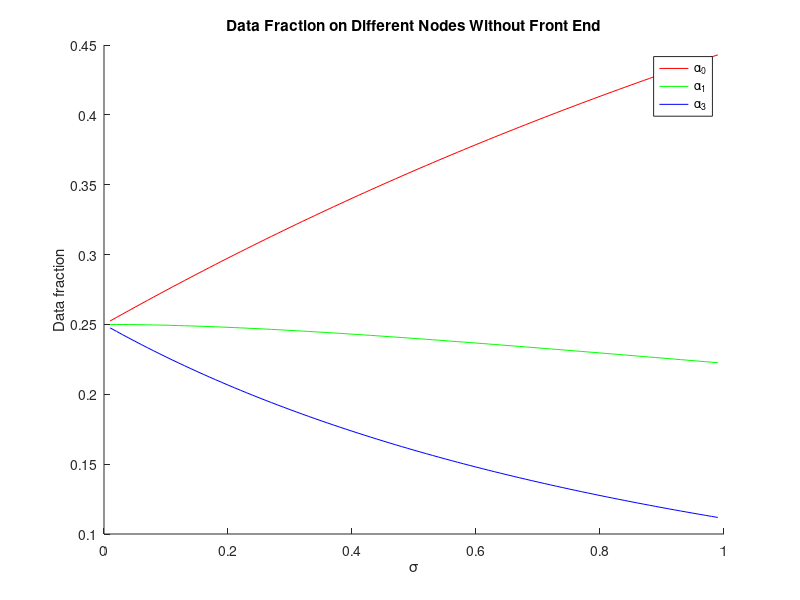
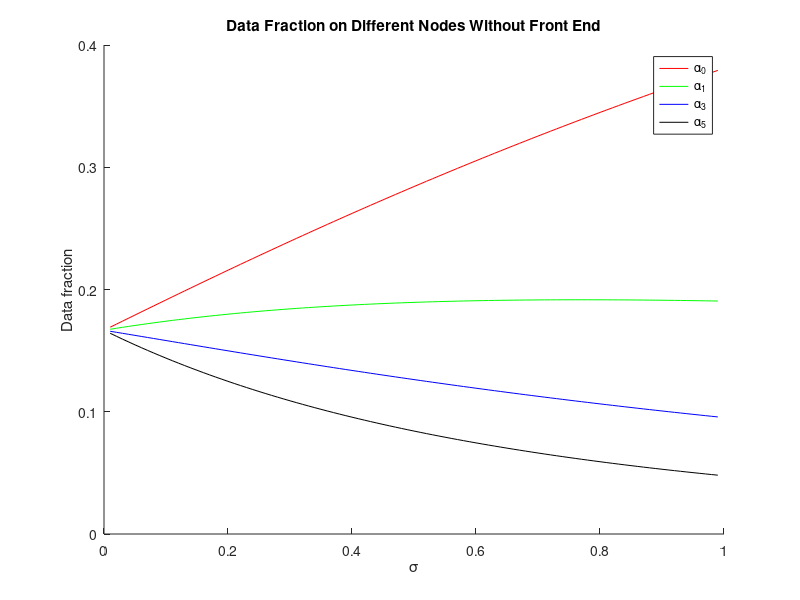
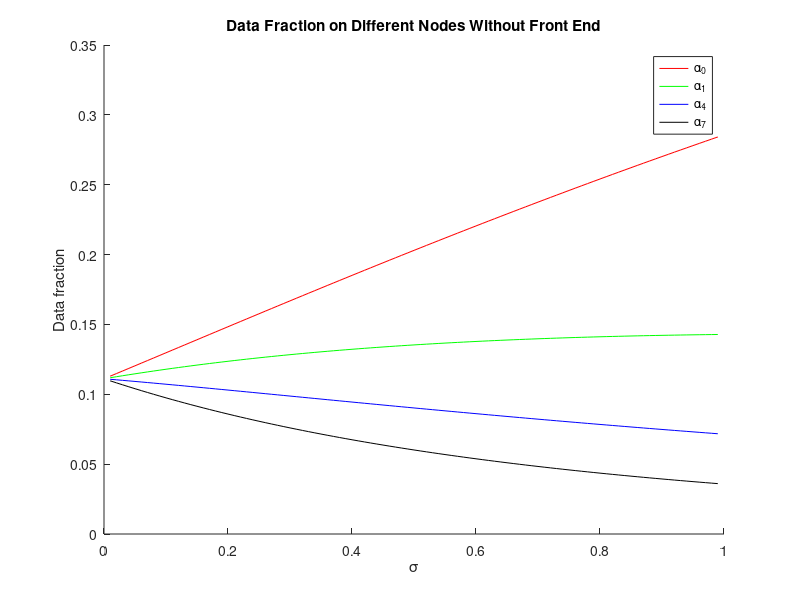
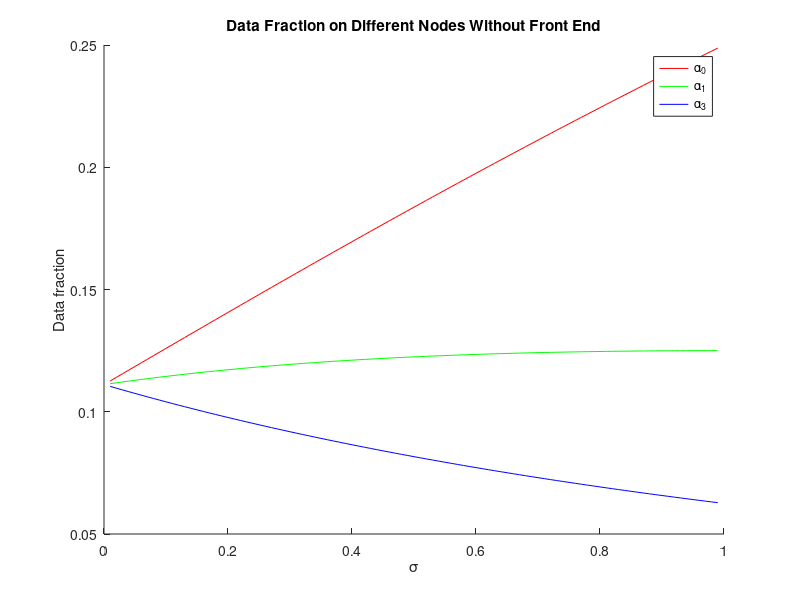

MATLAB code for these plots, in order:
%%
clear
clc
B = [1
    0
    0];
solution = [];

for sigma = 0.01:0.01:0.99
    t = sigma + 1;
    t = -t;
    
    z = -sigma;
    
    A = [1 2 1
        1 t 0
        1 z t];
    
    s = [];
    s = A\B;
    s = s';
    solution = [solution;s];
end

sigma = [0.01:0.01:0.99];

figure
hold on
plot(sigma,solution(:,1),'r');
plot(sigma,solution(:,2),'g');
plot(sigma,solution(:,3),'b');

ylabel('Data fraction');
xlabel('\sigma');
title('Data Fraction on Different Nodes Without Front End');
legend('\alpha_0','\alpha_1','\alpha_3');
%%
clear
clc
B = [1
    0
    0
    0];

solution = [];
for sigma = 0.01:0.01:0.99
    t = sigma + 1;
    t = -t;
    
    z = -sigma;
    
    A = [1 2 2 1
        1 t 0 0
        1 z t 0
        1 z z t];
    
    s = [];
    s = A\B;
    s = s';
    solution = [solution;s];
    
end

sigma = [0.01:0.01:0.99];

figure
hold on
plot(sigma,solution(:,1),'r');
plot(sigma,solution(:,2),'g');
plot(sigma,solution(:,3),'b');
plot(sigma,solution(:,4),'k');

ylabel('Data fraction');
xlabel('\sigma');
title('Data Fraction on Different Nodes Without Front End');
legend('\alpha_0','\alpha_1','\alpha_3','\alpha_5');
%%
clear
clc
B = [1
    0
    0
    0];
solution = [];

for sigma = 0.01:0.01:0.99
    t = sigma + 1;
    t = -t;
    
    z = -sigma;
    
    A = [1 3 3 2
        1 t 0 0
        1 z t 0
        1 z z t];
    
    s = [];
    s = A\B;
    s = s';
    solution = [solution;s];
end

sigma = [0.01:0.01:0.99];

figure
hold on
plot(sigma,solution(:,1),'r');
plot(sigma,solution(:,2),'g');
plot(sigma,solution(:,3),'b');
plot(sigma,solution(:,4),'k');

ylabel('Data fraction');
xlabel('\sigma');
title('Data Fraction on Different Nodes Without Front End');
legend('\alpha_0','\alpha_1','\alpha_4','\alpha_7');
%%
clear
clc
B = [1
    0
    0];
solution = [];

for sigma = 0.01:0.01:0.99
    t = sigma + 1;
    t = -t;
    
    z = -sigma;
    
    A = [1 4 4
        1 t 0
        1 z t];
    
    s = [];
    s = A\B;
    s = s';
    solution = [solution;s];
end

sigma = [0.01:0.01:0.99];

figure
hold on
plot(sigma,solution(:,1),'r');
plot(sigma,solution(:,2),'g');
plot(sigma,solution(:,3),'b');

ylabel('Data fraction');
xlabel('\sigma');
title('Data Fraction on Different Nodes Without Front End');
legend('\alpha_0','\alpha_1','\alpha_3');
%%

clear
clc
B = [1
    0
    0
    0
    0
    0
    0];

solution = [];
for sigma = 0.01:0.01:0.99
        t = sigma + 1;
    t = -t;
    
    z = -sigma;
    A = [1 4 8 10 8 4 1
        1 t 0 0 0 0 0 
        1 z t 0 0 0 0
        1 z z t 0 0 0
        1 z z z t 0 0
        1 z z z z t 0
        1 z z z z z t];
    
    s = [];
    s = A\B;
    s = s';
    solution = [solution;s];
     
end

sigma = [0.01:0.01:0.99];

figure
hold on

plot(sigma,solution(:,1),'r');
plot(sigma,solution(:,2),'g');
plot(sigma,solution(:,3),'b');
plot(sigma,solution(:,4),'k');
plot(sigma,solution(:,5),'y');
plot(sigma,solution(:,6),'w');
plot(sigma,solution(:,7),'c');

ylabel('Data fraction');
xlabel('\sigma');
title('Data Fraction on different nodes');
legend('\alpha_0','\alpha_1','\alpha_2','\alpha_3','\alpha_4','\alpha_5','\alpha_6');